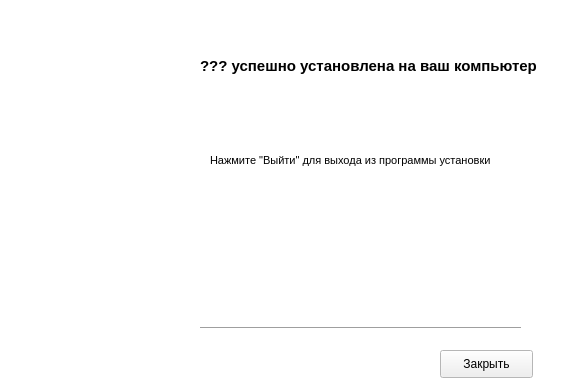
<?xml version="1.0" encoding="UTF-8"?>
<ui version="4.0">
 <class>Form</class>
 <widget class="QWidget" name="Form">
  <property name="geometry">
   <rect>
    <x>0</x>
    <y>0</y>
    <width>573</width>
    <height>392</height>
   </rect>
  </property>
  <property name="palette">
   <palette>
    <active>
     <colorrole role="Midlight">
      <brush brushstyle="SolidPattern">
       <color alpha="255">
        <red>255</red>
        <green>255</green>
        <blue>255</blue>
       </color>
      </brush>
     </colorrole>
     <colorrole role="Base">
      <brush brushstyle="SolidPattern">
       <color alpha="255">
        <red>255</red>
        <green>255</green>
        <blue>255</blue>
       </color>
      </brush>
     </colorrole>
     <colorrole role="Window">
      <brush brushstyle="SolidPattern">
       <color alpha="255">
        <red>255</red>
        <green>255</green>
        <blue>255</blue>
       </color>
      </brush>
     </colorrole>
    </active>
    <inactive>
     <colorrole role="Midlight">
      <brush brushstyle="SolidPattern">
       <color alpha="255">
        <red>255</red>
        <green>255</green>
        <blue>255</blue>
       </color>
      </brush>
     </colorrole>
     <colorrole role="Base">
      <brush brushstyle="SolidPattern">
       <color alpha="255">
        <red>255</red>
        <green>255</green>
        <blue>255</blue>
       </color>
      </brush>
     </colorrole>
     <colorrole role="Window">
      <brush brushstyle="SolidPattern">
       <color alpha="255">
        <red>255</red>
        <green>255</green>
        <blue>255</blue>
       </color>
      </brush>
     </colorrole>
    </inactive>
    <disabled>
     <colorrole role="Midlight">
      <brush brushstyle="SolidPattern">
       <color alpha="255">
        <red>255</red>
        <green>255</green>
        <blue>255</blue>
       </color>
      </brush>
     </colorrole>
     <colorrole role="Base">
      <brush brushstyle="SolidPattern">
       <color alpha="255">
        <red>255</red>
        <green>255</green>
        <blue>255</blue>
       </color>
      </brush>
     </colorrole>
     <colorrole role="Window">
      <brush brushstyle="SolidPattern">
       <color alpha="255">
        <red>255</red>
        <green>255</green>
        <blue>255</blue>
       </color>
      </brush>
     </colorrole>
    </disabled>
   </palette>
  </property>
  <property name="windowTitle">
   <string>Form</string>
  </property>
  <widget class="QLabel" name="label_4">
   <property name="geometry">
    <rect>
     <x>0</x>
     <y>0</y>
     <width>191</width>
     <height>391</height>
    </rect>
   </property>
   <property name="autoFillBackground">
    <bool>false</bool>
   </property>
   <property name="text">
    <string/>
   </property>
   <property name="pixmap">
    <pixmap>../aml-pages-3.jpg</pixmap>
   </property>
   <property name="scaledContents">
    <bool>true</bool>
   </property>
   <property name="openExternalLinks">
    <bool>false</bool>
   </property>
  </widget>
  <widget class="QStackedWidget" name="stackedWidget">
   <property name="geometry">
    <rect>
     <x>200</x>
     <y>10</y>
     <width>371</width>
     <height>381</height>
    </rect>
   </property>
   <property name="currentIndex">
    <number>3</number>
   </property>
   <widget class="QWidget" name="page">
    <widget class="QLabel" name="label">
     <property name="geometry">
      <rect>
       <x>0</x>
       <y>0</y>
       <width>371</width>
       <height>81</height>
      </rect>
     </property>
     <property name="font">
      <font>
       <pointsize>13</pointsize>
       <weight>75</weight>
       <bold>true</bold>
      </font>
     </property>
     <property name="autoFillBackground">
      <bool>true</bool>
     </property>
     <property name="text">
      <string>Вас приветствует мастер установки ???</string>
     </property>
     <property name="wordWrap">
      <bool>true</bool>
     </property>
    </widget>
    <widget class="QLabel" name="label_2">
     <property name="geometry">
      <rect>
       <x>10</x>
       <y>80</y>
       <width>351</width>
       <height>61</height>
      </rect>
     </property>
     <property name="font">
      <font>
       <pointsize>8</pointsize>
      </font>
     </property>
     <property name="text">
      <string>Эта программа установит ??? на ваш компьютер</string>
     </property>
     <property name="wordWrap">
      <bool>true</bool>
     </property>
    </widget>
    <widget class="QLabel" name="label_3">
     <property name="geometry">
      <rect>
       <x>10</x>
       <y>110</y>
       <width>351</width>
       <height>91</height>
      </rect>
     </property>
     <property name="font">
      <font>
       <pointsize>8</pointsize>
      </font>
     </property>
     <property name="text">
      <string>Рекомендуется закрыть все прочие приложения перед тем, как продолжить.</string>
     </property>
     <property name="wordWrap">
      <bool>true</bool>
     </property>
    </widget>
    <widget class="QPushButton" name="pushButton">
     <property name="geometry">
      <rect>
       <x>240</x>
       <y>340</y>
       <width>93</width>
       <height>28</height>
      </rect>
     </property>
     <property name="text">
      <string>Далее</string>
     </property>
    </widget>
    <widget class="Line" name="line">
     <property name="geometry">
      <rect>
       <x>0</x>
       <y>310</y>
       <width>341</width>
       <height>16</height>
      </rect>
     </property>
     <property name="orientation">
      <enum>Qt::Horizontal</enum>
     </property>
    </widget>
    <widget class="QPushButton" name="pushButton_7">
     <property name="geometry">
      <rect>
       <x>130</x>
       <y>340</y>
       <width>93</width>
       <height>28</height>
      </rect>
     </property>
     <property name="text">
      <string>Выйти</string>
     </property>
    </widget>
    <widget class="QLabel" name="label_9">
     <property name="geometry">
      <rect>
       <x>10</x>
       <y>190</y>
       <width>331</width>
       <height>91</height>
      </rect>
     </property>
     <property name="text">
      <string>Нажмите &quot;Далее&quot;, чтобы продолжить, или &quot;Отмена&quot;, чтобы выйти из программы установки.</string>
     </property>
     <property name="wordWrap">
      <bool>true</bool>
     </property>
    </widget>
   </widget>
   <widget class="QWidget" name="page_2">
    <widget class="QPushButton" name="pushButton_2">
     <property name="enabled">
      <bool>false</bool>
     </property>
     <property name="geometry">
      <rect>
       <x>240</x>
       <y>340</y>
       <width>93</width>
       <height>28</height>
      </rect>
     </property>
     <property name="text">
      <string>Далее</string>
     </property>
    </widget>
    <widget class="QPushButton" name="pushButton_3">
     <property name="geometry">
      <rect>
       <x>130</x>
       <y>340</y>
       <width>93</width>
       <height>28</height>
      </rect>
     </property>
     <property name="text">
      <string>Назад</string>
     </property>
    </widget>
    <widget class="QCheckBox" name="checkBox">
     <property name="geometry">
      <rect>
       <x>0</x>
       <y>300</y>
       <width>391</width>
       <height>20</height>
      </rect>
     </property>
     <property name="text">
      <string>Я согласен с условиями Лицензионного соглашения</string>
     </property>
    </widget>
    <widget class="QTextBrowser" name="textBrowser">
     <property name="geometry">
      <rect>
       <x>0</x>
       <y>40</y>
       <width>351</width>
       <height>241</height>
      </rect>
     </property>
     <property name="html">
      <string>&lt;!DOCTYPE HTML PUBLIC &quot;-//W3C//DTD HTML 4.0//EN&quot; &quot;http://www.w3.org/TR/REC-html40/strict.dtd&quot;&gt;
&lt;html&gt;&lt;head&gt;&lt;meta name=&quot;qrichtext&quot; content=&quot;1&quot; /&gt;&lt;style type=&quot;text/css&quot;&gt;
p, li { white-space: pre-wrap; }
&lt;/style&gt;&lt;/head&gt;&lt;body style=&quot; font-family:'MS Shell Dlg 2'; font-size:7.8pt; font-weight:400; font-style:normal;&quot;&gt;
&lt;p align=&quot;center&quot; style=&quot; margin-top:12px; margin-bottom:12px; margin-left:0px; margin-right:0px; -qt-block-indent:0; text-indent:0px;&quot;&gt;&lt;span style=&quot; font-size:8pt; font-weight:600;&quot;&gt;Лицензионное соглашение&lt;/span&gt;&lt;span style=&quot; font-size:8pt;&quot;&gt; &lt;/span&gt;&lt;/p&gt;
&lt;p style=&quot; margin-top:12px; margin-bottom:0px; margin-left:0px; margin-right:0px; -qt-block-indent:0; text-indent:0px;&quot;&gt;&lt;span style=&quot; font-size:8pt;&quot;&gt;Настоящее Соглашение определяет условия использования Пользователями материалов и сервисов ?????&lt;/span&gt;&lt;/p&gt;
&lt;p style=&quot; margin-top:12px; margin-bottom:0px; margin-left:0px; margin-right:0px; -qt-block-indent:0; text-indent:0px;&quot;&gt;&lt;span style=&quot; font-size:8pt; font-weight:600;&quot;&gt;1.Общие условия&lt;/span&gt;&lt;span style=&quot; font-size:8pt;&quot;&gt; &lt;/span&gt;&lt;/p&gt;
&lt;p style=&quot; margin-top:12px; margin-bottom:0px; margin-left:0px; margin-right:0px; -qt-block-indent:0; text-indent:0px;&quot;&gt;&lt;span style=&quot; font-size:8pt;&quot;&gt;1.1. Использование материалов и сервисов Сайта регулируется нормами действующего законодательства Российской Федерации. &lt;/span&gt;&lt;/p&gt;
&lt;p style=&quot; margin-top:12px; margin-bottom:0px; margin-left:0px; margin-right:0px; -qt-block-indent:0; text-indent:0px;&quot;&gt;&lt;span style=&quot; font-size:8pt;&quot;&gt;1.2. Настоящее Соглашение является публичной офертой. Получая доступ к материалам Сайта Пользователь считается присоединившимся к настоящему Соглашению. &lt;/span&gt;&lt;/p&gt;
&lt;p style=&quot; margin-top:12px; margin-bottom:0px; margin-left:0px; margin-right:0px; -qt-block-indent:0; text-indent:0px;&quot;&gt;&lt;span style=&quot; font-size:8pt;&quot;&gt;1.3. Администрация Сайта вправе в любое время в одностороннем порядке изменять условия настоящего Соглашения. Такие изменения вступают в силу по истечении 3 (Трех) дней с момента размещения новой версии Соглашения на сайте. При несогласии Пользователя с внесенными изменениями он обязан отказаться от доступа к Сайту, прекратить использование материалов и сервисов Сайта. &lt;/span&gt;&lt;/p&gt;
&lt;p style=&quot; margin-top:12px; margin-bottom:0px; margin-left:0px; margin-right:0px; -qt-block-indent:0; text-indent:0px;&quot;&gt;&lt;span style=&quot; font-size:8pt; font-weight:600;&quot;&gt;2. Обязательства Пользователя&lt;/span&gt;&lt;span style=&quot; font-size:8pt;&quot;&gt; &lt;/span&gt;&lt;/p&gt;
&lt;p style=&quot; margin-top:12px; margin-bottom:0px; margin-left:0px; margin-right:0px; -qt-block-indent:0; text-indent:0px;&quot;&gt;&lt;span style=&quot; font-size:8pt;&quot;&gt;2.1. Пользователь соглашается не предпринимать действий, которые могут рассматриваться как нарушающие российское законодательство или нормы международного права, в том числе в сфере &lt;/span&gt;&lt;a href=&quot;http://copyright.ru/intellectual/&quot;&gt;&lt;span style=&quot; font-size:8pt; text-decoration: underline; color:#0000ff;&quot;&gt;интеллектуальной собственности&lt;/span&gt;&lt;/a&gt;&lt;span style=&quot; font-size:8pt;&quot;&gt;, &lt;/span&gt;&lt;a href=&quot;http://copyright.ru/ru/documents/avtorskoe_pravo/avtorskie_prava/&quot;&gt;&lt;span style=&quot; font-size:8pt; text-decoration: underline; color:#0000ff;&quot;&gt;авторских&lt;/span&gt;&lt;/a&gt;&lt;span style=&quot; font-size:8pt; text-decoration: underline;&quot;&gt; &lt;/span&gt;&lt;span style=&quot; font-size:8pt;&quot;&gt;и/или &lt;/span&gt;&lt;a href=&quot;http://copyright.ru/ru/documents/avtorskoe_pravo/smegnie_prava/&quot;&gt;&lt;span style=&quot; font-size:8pt; text-decoration: underline; color:#0000ff;&quot;&gt;смежных правах&lt;/span&gt;&lt;/a&gt;&lt;span style=&quot; font-size:8pt;&quot;&gt;, а также любых действий, которые приводят или могут привести к нарушению нормальной работы Сайта и сервисов Сайта. &lt;/span&gt;&lt;/p&gt;
&lt;p style=&quot; margin-top:12px; margin-bottom:0px; margin-left:0px; margin-right:0px; -qt-block-indent:0; text-indent:0px;&quot;&gt;&lt;span style=&quot; font-size:8pt;&quot;&gt;2.2. Использование материалов Сайта без согласия &lt;/span&gt;&lt;a href=&quot;http://copyright.ru/documents/avtorskoe_pravo/pravoobladateli/&quot;&gt;&lt;span style=&quot; font-size:8pt; text-decoration: underline; color:#0000ff;&quot;&gt;правообладателей&lt;/span&gt;&lt;/a&gt;&lt;span style=&quot; font-size:8pt;&quot;&gt; не допускается (статья 1270 Г.К РФ). Для правомерного использования материалов Сайта необходимо заключение &lt;/span&gt;&lt;a href=&quot;http://copyright.ru/ru/documents/avtorskoe_pravo/peredacha_avtorskih_prav/&quot;&gt;&lt;span style=&quot; font-size:8pt; text-decoration: underline; color:#0000ff;&quot;&gt;лицензионных договоров&lt;/span&gt;&lt;/a&gt;&lt;span style=&quot; font-size:8pt;&quot;&gt; (получение лицензий) от Правообладателей. &lt;/span&gt;&lt;/p&gt;
&lt;p style=&quot; margin-top:12px; margin-bottom:0px; margin-left:0px; margin-right:0px; -qt-block-indent:0; text-indent:0px;&quot;&gt;&lt;span style=&quot; font-size:8pt;&quot;&gt;2.3. При &lt;/span&gt;&lt;a href=&quot;http://copyright.ru/library/zakonodatelstvo/gk_rf_obschee_zakonodatel/grazhdanskii_kodeks_RF_4_chast/glava_70__avtorskoe_pravo/#20&quot;&gt;&lt;span style=&quot; font-size:8pt; text-decoration: underline; color:#0000ff;&quot;&gt;цитировании&lt;/span&gt;&lt;/a&gt;&lt;span style=&quot; font-size:8pt;&quot;&gt; материалов Сайта, включая охраняемые авторские произведения, ссылка на Сайт обязательна (подпункт 1 пункта 1 статьи 1274 Г.К РФ). &lt;/span&gt;&lt;/p&gt;
&lt;p style=&quot; margin-top:12px; margin-bottom:0px; margin-left:0px; margin-right:0px; -qt-block-indent:0; text-indent:0px;&quot;&gt;&lt;span style=&quot; font-size:8pt;&quot;&gt;2.4. Комментарии и иные записи Пользователя на Сайте не должны вступать в противоречие с требованиями законодательства Российской Федерации и общепринятых норм морали и нравственности. &lt;/span&gt;&lt;/p&gt;
&lt;p style=&quot; margin-top:12px; margin-bottom:0px; margin-left:0px; margin-right:0px; -qt-block-indent:0; text-indent:0px;&quot;&gt;&lt;span style=&quot; font-size:8pt;&quot;&gt;2.5. Пользователь предупрежден о том, что Администрация Сайта не несет ответственности за посещение и использование им внешних ресурсов, ссылки на которые могут содержаться на сайте. &lt;/span&gt;&lt;/p&gt;
&lt;p style=&quot; margin-top:12px; margin-bottom:0px; margin-left:0px; margin-right:0px; -qt-block-indent:0; text-indent:0px;&quot;&gt;&lt;span style=&quot; font-size:8pt;&quot;&gt;2.6. Пользователь согласен с тем, что Администрация Сайта не несет ответственности и не имеет прямых или косвенных обязательств перед Пользователем в связи с любыми возможными или возникшими потерями или убытками, связанными с любым содержанием Сайта, &lt;/span&gt;&lt;a href=&quot;http://copyright.ru/ru/documents/registraciy_avtorskih_prav/&quot;&gt;&lt;span style=&quot; font-size:8pt; text-decoration: underline; color:#0000ff;&quot;&gt;регистрацией авторских прав&lt;/span&gt;&lt;/a&gt;&lt;span style=&quot; font-size:8pt;&quot;&gt; и сведениями о такой регистрации, товарами или услугами, доступными на или полученными через внешние сайты или ресурсы либо иные контакты Пользователя, в которые он вступил, используя размещенную на Сайте информацию или ссылки на внешние ресурсы. &lt;/span&gt;&lt;/p&gt;
&lt;p style=&quot; margin-top:12px; margin-bottom:0px; margin-left:0px; margin-right:0px; -qt-block-indent:0; text-indent:0px;&quot;&gt;&lt;span style=&quot; font-size:8pt;&quot;&gt;2.7. Пользователь принимает положение о том, что все материалы и сервисы Сайта или любая их часть могут сопровождаться рекламой. Пользователь согласен с тем, что Администрация Сайта не несет какой-либо ответственности и не имеет каких-либо обязательств в связи с такой рекламой. &lt;/span&gt;&lt;/p&gt;
&lt;p style=&quot; margin-top:12px; margin-bottom:0px; margin-left:0px; margin-right:0px; -qt-block-indent:0; text-indent:0px;&quot;&gt;&lt;span style=&quot; font-size:8pt; font-weight:600;&quot;&gt;3. Прочие условия&lt;/span&gt;&lt;span style=&quot; font-size:8pt;&quot;&gt; &lt;/span&gt;&lt;/p&gt;
&lt;p style=&quot; margin-top:12px; margin-bottom:0px; margin-left:0px; margin-right:0px; -qt-block-indent:0; text-indent:0px;&quot;&gt;&lt;span style=&quot; font-size:8pt;&quot;&gt;3.1. Все возможные споры, вытекающие из настоящего Соглашения или связанные с ним, подлежат разрешению в соответствии с действующим законодательством Российской Федерации. &lt;/span&gt;&lt;/p&gt;
&lt;p style=&quot; margin-top:12px; margin-bottom:0px; margin-left:0px; margin-right:0px; -qt-block-indent:0; text-indent:0px;&quot;&gt;&lt;span style=&quot; font-size:8pt;&quot;&gt;3.2. Ничто в Соглашении не может пониматься как установление между Пользователем и Администрации Сайта агентских отношений, отношений товарищества, отношений по совместной деятельности, отношений личного найма, либо каких-то иных отношений, прямо не предусмотренных Соглашением. &lt;/span&gt;&lt;/p&gt;
&lt;p style=&quot; margin-top:12px; margin-bottom:0px; margin-left:0px; margin-right:0px; -qt-block-indent:0; text-indent:0px;&quot;&gt;&lt;span style=&quot; font-size:8pt;&quot;&gt;3.3. Признание судом какого-либо положения Соглашения недействительным или не подлежащим принудительному исполнению не влечет недействительности иных положений Соглашения. &lt;/span&gt;&lt;/p&gt;
&lt;p style=&quot; margin-top:12px; margin-bottom:0px; margin-left:0px; margin-right:0px; -qt-block-indent:0; text-indent:0px;&quot;&gt;&lt;span style=&quot; font-size:8pt;&quot;&gt;3.4. Бездействие со стороны Администрации Сайта в случае нарушения кем-либо из Пользователей положений Соглашения не лишает Администрацию Сайта права предпринять позднее соответствующие действия в защиту своих интересов и &lt;/span&gt;&lt;a href=&quot;http://copyright.ru/documents/zashita_avtorskih_prav/&quot;&gt;&lt;span style=&quot; font-size:8pt; text-decoration: underline; color:#0000ff;&quot;&gt;защиту авторских прав&lt;/span&gt;&lt;/a&gt;&lt;span style=&quot; font-size:8pt;&quot;&gt; на охраняемые в соответствии с законодательством материалы Сайта. &lt;/span&gt;&lt;/p&gt;
&lt;p style=&quot; margin-top:12px; margin-bottom:12px; margin-left:0px; margin-right:0px; -qt-block-indent:0; text-indent:0px;&quot;&gt;&lt;span style=&quot; font-size:8pt; font-weight:600;&quot;&gt;Пользователь подтверждает, что ознакомлен со всеми пунктами настоящего Соглашения и безусловно принимает их.&lt;/span&gt;&lt;span style=&quot; font-size:8pt;&quot;&gt; &lt;/span&gt;&lt;/p&gt;
&lt;p style=&quot; margin-top:12px; margin-bottom:12px; margin-left:0px; margin-right:0px; -qt-block-indent:0; text-indent:0px;&quot;&gt;&lt;span style=&quot; font-size:8pt;&quot;&gt;  &lt;/span&gt;&lt;/p&gt;&lt;/body&gt;&lt;/html&gt;</string>
     </property>
    </widget>
    <widget class="QLabel" name="label_8">
     <property name="geometry">
      <rect>
       <x>10</x>
       <y>-10</y>
       <width>271</width>
       <height>41</height>
      </rect>
     </property>
     <property name="font">
      <font>
       <pointsize>12</pointsize>
       <weight>75</weight>
       <bold>true</bold>
      </font>
     </property>
     <property name="text">
      <string>Лицензионное соглашение</string>
     </property>
    </widget>
   </widget>
   <widget class="QWidget" name="page_3">
    <widget class="QProgressBar" name="progressBar">
     <property name="geometry">
      <rect>
       <x>0</x>
       <y>90</y>
       <width>361</width>
       <height>23</height>
      </rect>
     </property>
     <property name="value">
      <number>24</number>
     </property>
    </widget>
    <widget class="QLabel" name="label_5">
     <property name="geometry">
      <rect>
       <x>0</x>
       <y>-10</y>
       <width>371</width>
       <height>81</height>
      </rect>
     </property>
     <property name="font">
      <font>
       <pointsize>11</pointsize>
       <weight>75</weight>
       <bold>true</bold>
      </font>
     </property>
     <property name="text">
      <string>Подождите, пока ??? установится на ваш компьютер</string>
     </property>
     <property name="wordWrap">
      <bool>true</bool>
     </property>
    </widget>
    <widget class="QPushButton" name="pushButton_4">
     <property name="enabled">
      <bool>false</bool>
     </property>
     <property name="geometry">
      <rect>
       <x>240</x>
       <y>340</y>
       <width>93</width>
       <height>28</height>
      </rect>
     </property>
     <property name="text">
      <string>Завершить</string>
     </property>
    </widget>
    <widget class="QPushButton" name="pushButton_5">
     <property name="geometry">
      <rect>
       <x>130</x>
       <y>340</y>
       <width>93</width>
       <height>28</height>
      </rect>
     </property>
     <property name="text">
      <string>Отмена</string>
     </property>
    </widget>
    <widget class="QTextEdit" name="textEdit">
     <property name="geometry">
      <rect>
       <x>0</x>
       <y>130</y>
       <width>361</width>
       <height>181</height>
      </rect>
     </property>
     <property name="readOnly">
      <bool>true</bool>
     </property>
    </widget>
    <widget class="Line" name="line_3">
     <property name="geometry">
      <rect>
       <x>-10</x>
       <y>70</y>
       <width>371</width>
       <height>16</height>
      </rect>
     </property>
     <property name="orientation">
      <enum>Qt::Horizontal</enum>
     </property>
    </widget>
   </widget>
   <widget class="QWidget" name="page_4">
    <widget class="QLabel" name="label_6">
     <property name="geometry">
      <rect>
       <x>0</x>
       <y>0</y>
       <width>351</width>
       <height>111</height>
      </rect>
     </property>
     <property name="font">
      <font>
       <pointsize>11</pointsize>
       <weight>75</weight>
       <bold>true</bold>
      </font>
     </property>
     <property name="text">
      <string>??? успешно установлена на ваш компьютер</string>
     </property>
     <property name="wordWrap">
      <bool>true</bool>
     </property>
    </widget>
    <widget class="QPushButton" name="pushButton_6">
     <property name="geometry">
      <rect>
       <x>240</x>
       <y>340</y>
       <width>93</width>
       <height>28</height>
      </rect>
     </property>
     <property name="text">
      <string>Закрыть</string>
     </property>
    </widget>
    <widget class="Line" name="line_2">
     <property name="geometry">
      <rect>
       <x>-10</x>
       <y>310</y>
       <width>331</width>
       <height>16</height>
      </rect>
     </property>
     <property name="orientation">
      <enum>Qt::Horizontal</enum>
     </property>
    </widget>
    <widget class="QLabel" name="label_7">
     <property name="geometry">
      <rect>
       <x>10</x>
       <y>110</y>
       <width>341</width>
       <height>81</height>
      </rect>
     </property>
     <property name="font">
      <font>
       <pointsize>8</pointsize>
      </font>
     </property>
     <property name="text">
      <string>Нажмите &quot;Выйти&quot; для выхода из программы установки</string>
     </property>
    </widget>
   </widget>
  </widget>
 </widget>
 <resources/>
 <connections>
  <connection>
   <sender>checkBox</sender>
   <signal>clicked(bool)</signal>
   <receiver>pushButton_2</receiver>
   <slot>setEnabled(bool)</slot>
   <hints>
    <hint type="sourcelabel">
     <x>475</x>
     <y>459</y>
    </hint>
    <hint type="destinationlabel">
     <x>706</x>
     <y>503</y>
    </hint>
   </hints>
  </connection>
  <connection>
   <sender>pushButton_6</sender>
   <signal>clicked()</signal>
   <receiver>Form</receiver>
   <slot>close()</slot>
   <hints>
    <hint type="sourcelabel">
     <x>706</x>
     <y>523</y>
    </hint>
    <hint type="destinationlabel">
     <x>398</x>
     <y>285</y>
    </hint>
   </hints>
  </connection>
  <connection>
   <sender>pushButton_7</sender>
   <signal>clicked()</signal>
   <receiver>Form</receiver>
   <slot>close()</slot>
   <hints>
    <hint type="sourcelabel">
     <x>596</x>
     <y>523</y>
    </hint>
    <hint type="destinationlabel">
     <x>398</x>
     <y>285</y>
    </hint>
   </hints>
  </connection>
 </connections>
</ui>
